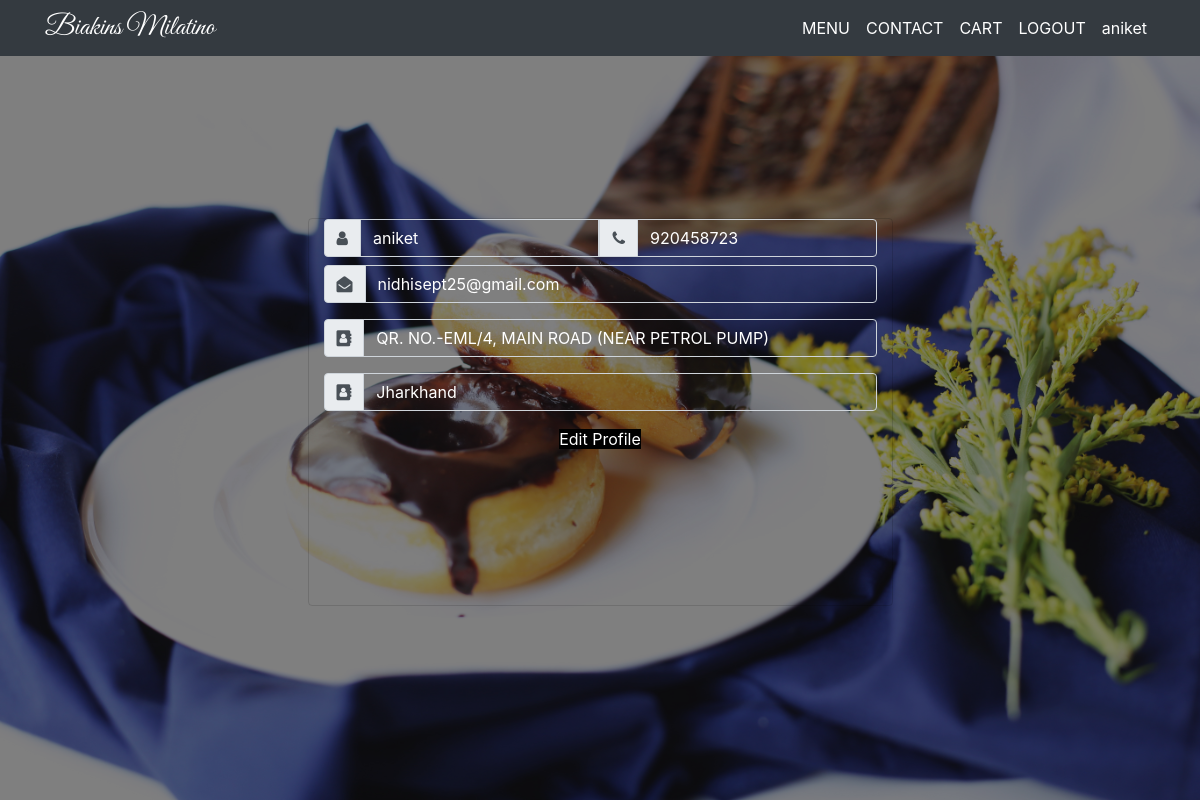
The app's page /profile.php (signed in) with its own data.
### tables this page shows
CREATE TABLE `signup` (
  `id` int(255) NOT NULL,
  `username` varchar(255) NOT NULL,
  `usermobile` varchar(255) NOT NULL,
  `useremail` varchar(255) NOT NULL,
  `useraddress1` varchar(255) NOT NULL,
  `useraddress2` varchar(255) NOT NULL,
  `userpassword` varchar(255) NOT NULL,
  `usercpasword` varchar(255) NOT NULL,
  `pass` varchar(255) NOT NULL
);

### profile.php (the view, shortened to what this page needs)
<?php
require_once 'include/header.php';
require_once 'database/connection.php';
$showquery = "SELECT * FROM signup WHERE useremail='{$_SESSION['useremail']}' ";
$showdata = mysqli_query($con,$showquery);
$arrdata = mysqli_fetch_array($showdata);
?>
  <div class="head">
    <nav class="navbar fixed-top navbar-expand-sm navbar-expand-md navbar-expand-lg navbar-dark bg-dark menu">
      <div class="container">
        <div class="logo mr-auto">
          <h1><a href="index.html"><span>Biakins Milatino</span></a></h1>
        </div>
        <div class="collapse navbar-collapse" id="navbaraid">
          <ul class="navbar-nav text-center  ml-auto">
            <li class="nav-item li1">
              <a href="CafeCart.php" class="nav-link">MENU</a>
            </li>
            <li class="nav-item li1">
              <a href="customercontact.php" class="nav-link">CONTACT</a>
            </li>
            <li class="nav-item li1">
              <a href="cart.php" class="nav-link">CART</a>
            </li>
            <li class="nav-item li1">
              <a href="logout.php" class="nav-link">LOGOUT</a>
            </li>
            <li class="nav-item li1">
              <a href="profile.php" class="nav-link"><?php echo $_SESSION['useraccount']; ?></a>
            </li>
          </ul>
        </div>
    </nav>
  </div>
<div class="container-fluid profile">
  <div class="card mx-auto col-md-6 profilebox">
       <form  method="POST">
                    <div class="form-group input-group mb-2">
                        <div class="input-group-prepend">
                            <span class="input-group-text">
                                <i class="fa fa-user"></i>
                            </span>
                        </div>
                        <input type="text" name="username" class="form-control ml-8" id="exampleInputEmail"
                            aria-describedby="emailHelp" value="<?php echo $arrdata['username'];?>" disabled />
                         <div class="input-group-prepend">
                            <span class="input-group-text">
                                <i class="fa fa-phone"></i>
                            </span>
                        </div>
                        <input type="text" name="usermobile" class="form-control" id="exampleInputEmail"
                            aria-describedby="emailHelp" value="<?php echo $arrdata['usermobile'];?>" disabled/>
                    </div>
                    <div class="form-group input-group">
                        <div class="input-group-prepend">
                            <span class="input-group-text">
                                <i class="fa fa-envelope-open"></i>
                            </span>
                        </div>
                        <input type="email" name="useremail" class="form-control" id="exampleInputEmail"
                            aria-describedby="emailHelp" value="<?php echo $arrdata['useremail'];?>" disabled/>
                    </div>
                    <div class="form-group input-group">
                        <div class="input-group-prepend">
                            <span class="input-group-text">
                                <i class="fa fa-address-book"></i>
                            </span>
                        </div>
                        <input type="text" name="useraddress1" class="form-control" id="exampleInputEmail"
                            aria-describedby="emailHelp" value="<?php echo $arrdata['useraddress1'];?>" disabled/>
                    </div>
                    <div class="form-group input-group">
                        <div class="input-group-prepend">
                            <span class="input-group-text">
                                <i class="fa fa-address-book"></i>
                            </span>
                        </div>
                        <input type="text" name="useraddress2" class="form-control" id="exampleInputEmail"
                            aria-describedby="emailHelp" value="<?php echo $arrdata['useraddress2'];?>" disabled/>
                    </div>
                  <p class="text-center text-white loginsubmit"><a href="profileupdate.php?useremail=<?php echo $_SESSION['useremail']?>" class="text-primary submit">Edit Profile</a></p>
                </form>
    </div>
</div>

### style/style.css (style rules this page uses)
* { margin: 0; padding: 0; box-sizing: border-box; }
.menu { background-color: black !important; }
.logo h1 { font-size: 28px; margin: 0; line-height: 1; font-weight: 400; color: white !important; font-family: 'Great Vibes', cursive; }
.logo a { text-decoration: none; color: white; }
ul li > a { color: white !important; }
.card { width: 18vw; height: 50vh; }

### include/profilestyle.php (style rules this page uses)
.profile { width: 100%; height: 97vh; display: flex !important; justify-content: center !important; align-items: center !important; flex-direction: column; background: url('images/profile.jpg'); background-size: 100% 100%; background-blend-mode: darken; background-color: rgba(0,0,0,0.5); background-attachment: fixed; }
.profilebox { background-color: transparent; }
input { background-color: transparent !important; color: white !important; }
.loginsubmit a { background-color: black !important; color: white !important; text-decoration: none !important; }

### records on screen
signup: username "aniket", usermobile "920458723", useremail "nidhisept25@gmail.com", useraddress1 "QR. NO.-EML/4, MAIN ROAD (NEAR PETROL PUMP)", useraddress2 "Jharkhand"

### other values on screen
$_SESSION['useraccount'] "aniket"
